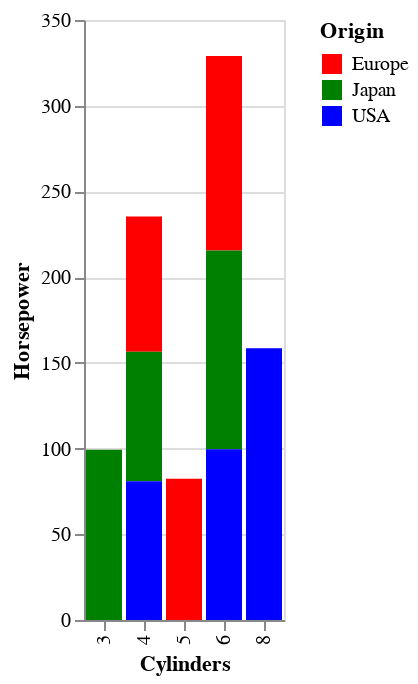

Write notebook code for a chart like this one.
### Markdown cell above
# 선택했을 때 레전드 유지 및 색깔 유지 + 원하는 색깔 지정 + impute를 이용한 x축 값 유지

### Code cell
origin_selector = alt.selection_point(fields=['Origin'], bind='legend')

chart_ap = (
    alt.Chart(chart_data_pdf)
        .transform_impute(
            impute='Horsepower',
            key='Cylinders',
            value=0,
            groupby=['Origin']
        )
        .transform_filter(origin_selector)    
        .encode(
            x=alt.X('Cylinders:N'),
            y=alt.Y('Horsepower:Q'),
            color=alt.Color(
                'Origin:N',
                scale=alt.Scale(
                    domain=['Europe', 'Japan', 'USA'],
                    range=['red', 'green', 'blue']
                )
            )
        )
        .mark_bar()
        .add_params(origin_selector)
)
chart_ap

### Figure 1 — Vega-Lite specification as saved in the notebook (floating-point values rounded to 4 significant figures)
{"config": {"view": {"continuousWidth": 300, "continuousHeight": 300}}, "data": {"name": "data-87f5eccea96ed0a4393f7c108430b551"}, "mark": {"type": "bar"}, "encoding": {"color": {"field": "Origin", "scale": {"domain": ["Europe", "Japan", "USA"], "range": ["red", "green", "blue"]}, "type": "nominal"}, "x": {"field": "Cylinders", "type": "nominal"}, "y": {"field": "Horsepower", "type": "quantitative"}}, "params": [{"name": "param_16", "select": {"type": "point", "fields": ["Origin"]}, "bind": "legend"}], "transform": [{"impute": "Horsepower", "key": "Cylinders", "groupby": ["Origin"], "value": 0}, {"filter": {"param": "param_16"}}], "$schema": "https://vega.github.io/schema/vega-lite/v5.14.1.json", "datasets": {"data-87f5eccea96ed0a4393f7c108430b551": [{"Origin": "Europe", "Cylinders": 4, "Horsepower": 78.91}, {"Origin": "Europe", "Cylinders": 5, "Horsepower": 82.33}, {"Origin": "Europe", "Cylinders": 6, "Horsepower": 113.5}, {"Origin": "Japan", "Cylinders": 3, "Horsepower": 99.25}, {"Origin": "Japan", "Cylinders": 4, "Horsepower": 75.58}, {"Origin": "Japan", "Cylinders": 6, "Horsepower": 115.8}, {"Origin": "USA", "Cylinders": 4, "Horsepower": 80.96}, {"Origin": "USA", "Cylinders": 6, "Horsepower": 99.67}, {"Origin": "USA", "Cylinders": 8, "Horsepower": 158.5}]}}
